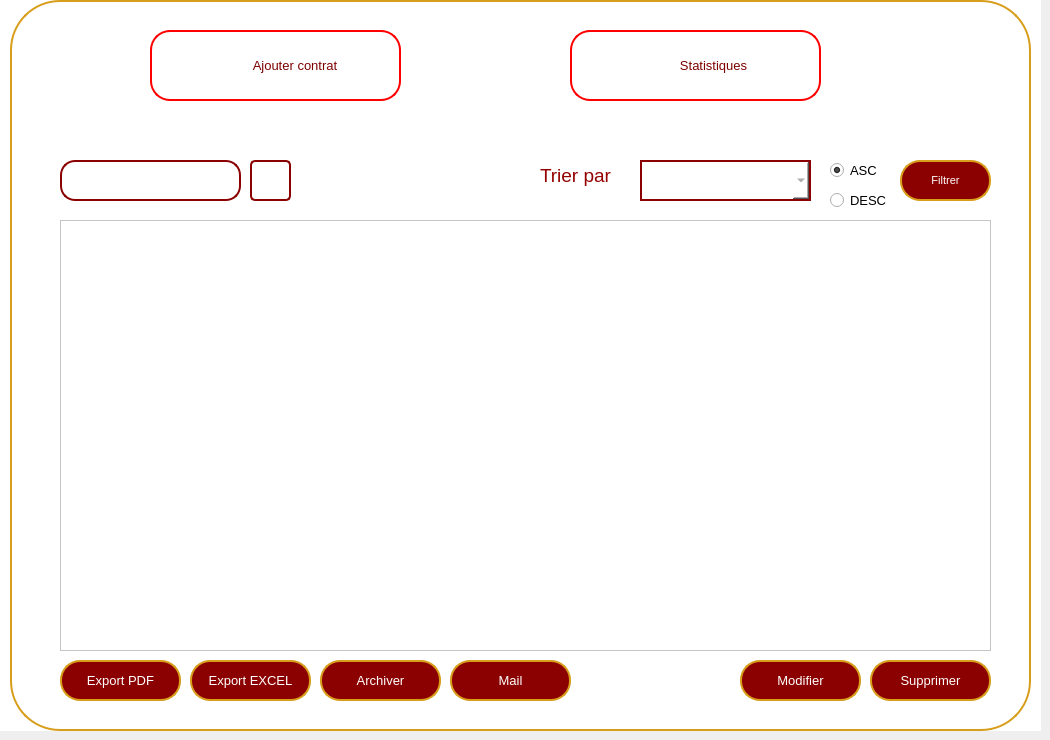
    <widget class="QWidget" name="listecontratspage">
     <widget class="QWidget" name="widget_2" native="true">
      <property name="geometry">
       <rect>
        <x>0</x>
        <y>0</y>
        <width>1041</width>
        <height>731</height>
       </rect>
      </property>
      <property name="font">
       <font>
        <pointsize>10</pointsize>
       </font>
      </property>
      <property name="styleSheet">
       <string notr="true">background-color: rgb(255, 255, 255);</string>
      </property>
      <widget class="QPushButton" name="pushButton_9">
       <property name="geometry">
        <rect>
         <x>10</x>
         <y>0</y>
         <width>1021</width>
         <height>731</height>
        </rect>
       </property>
       <property name="styleSheet">
        <string notr="true">QPushButton {
    background-color: white;
    color: darkred;
    border: 2px solid rgb(215, 157, 27);
    border-radius: 50px;
    padding: 10px; 
}
</string>
       </property>
       <property name="text">
        <string/>
       </property>
      </widget>
      <widget class="QLineEdit" name="lineEdit">
       <property name="geometry">
        <rect>
         <x>60</x>
         <y>160</y>
         <width>181</width>
         <height>41</height>
        </rect>
       </property>
       <property name="styleSheet">
        <string notr="true">QLineEdit {
    border: 2px solid darkred;
    border-radius: 15px; /* Make it larger for a circular shape */
    padding: 5px; /* Adjust as needed */
    color: grey;
}

QLineEdit:focus {
    border: 2px solid darkred;
    border-radius: 15px; /* Make it larger for a circular shape */
    padding: 5px; /* Adjust as needed */
    color: grey;
}</string>
       </property>
       <property name="text">
        <string/>
       </property>
      </widget>
      <widget class="QPushButton" name="pushButton_12">
       <property name="geometry">
        <rect>
         <x>250</x>
         <y>160</y>
         <width>41</width>
         <height>41</height>
        </rect>
       </property>
       <property name="styleSheet">
        <string notr="true">QPushButton {
    background-color: white;
    color: darkred;
    border: 2px solid darkred;
    border-radius: 5px; 
    padding: 10px; 
}</string>
       </property>
       <property name="text">
        <string/>
       </property>
       <property name="icon">
        <iconset resource="src.qrc">
         <normaloff>:/src/search.png</normaloff>:/src/search.png</iconset>
       </property>
       <property name="iconSize">
        <size>
         <width>25</width>
         <height>50</height>
        </size>
       </property>
      </widget>
      <widget class="QLabel" name="label_2">
       <property name="geometry">
        <rect>
         <x>540</x>
         <y>160</y>
         <width>91</width>
         <height>31</height>
        </rect>
       </property>
       <property name="font">
        <font>
         <pointsize>14</pointsize>
        </font>
       </property>
       <property name="styleSheet">
        <string notr="true">color: rgb(148, 0, 0);</string>
       </property>
       <property name="text">
        <string>Trier par</string>
       </property>
      </widget>
      <widget class="QPushButton" name="pushButton_13">
       <property name="geometry">
        <rect>
         <x>900</x>
         <y>160</y>
         <width>91</width>
         <height>41</height>
        </rect>
       </property>
       <property name="font">
        <font>
         <pointsize>8</pointsize>
        </font>
       </property>
       <property name="styleSheet">
        <string notr="true">QPushButton {
    background-color: darkred;
    color: white;
    border: 2px solid rgb(215, 157, 27);
    border-radius: 20px; 
    padding: 10px; 
}

QPushButton:hover {
    background-color: rgb(215, 157, 27); 
}

QLineEdit {
    border: 2px solid darkred;
    border-radius: 15px; 
    padding: 5px; 
    color: white;
}

QLineEdit:focus {
    border: 2px solid darkred;
    border-radius: 15px; 
    padding: 5px; 
    color: white;
}
</string>
       </property>
       <property name="text">
        <string>Filtrer</string>
       </property>
      </widget>
      <widget class="QPushButton" name="pushButton_16">
       <property name="geometry">
        <rect>
         <x>60</x>
         <y>660</y>
         <width>121</width>
         <height>41</height>
        </rect>
       </property>
       <property name="styleSheet">
        <string notr="true">QPushButton {
    background-color: darkred;
    color: white;
    border: 2px solid rgb(215, 157, 27);
    border-radius: 20px; 
    padding: 10px; 
}

QPushButton:hover {
    background-color: rgb(215, 157, 27); 
}

QLineEdit {
    border: 2px solid darkred;
    border-radius: 15px; 
    padding: 5px; 
    color: white;
}

QLineEdit:focus {
    border: 2px solid darkred;
    border-radius: 15px; 
    padding: 5px; 
    color: white;
}
</string>
       </property>
       <property name="text">
        <string>Export PDF</string>
       </property>
      </widget>
      <widget class="QTableView" name="tableView">
       <property name="geometry">
        <rect>
         <x>60</x>
         <y>220</y>
         <width>931</width>
         <height>431</height>
        </rect>
       </property>
      </widget>
      <widget class="QPushButton" name="AjoutCont">
       <property name="geometry">
        <rect>
         <x>150</x>
         <y>30</y>
         <width>251</width>
         <height>71</height>
        </rect>
       </property>
       <property name="font">
        <font>
         <family>MS Shell Dlg 2</family>
         <pointsize>10</pointsize>
         <weight>50</weight>
         <italic>false</italic>
         <bold>false</bold>
        </font>
       </property>
       <property name="styleSheet">
        <string notr="true">QPushButton {
    background-color: white;
    color: rgb(125, 0, 0);
    border: 2px solid rgb(255, 0, 0); 
    border-radius: 20px; 
    padding: 10px; 
    transition: background-color 0.3s, color 0.3s; 
}
QPushButton:hover {
    background-color: rgb(215, 157, 27);
    color: white;
    border: 4px solid rgb(215, 157, 27); 
    outline: none; 
}</string>
       </property>
       <property name="text">
        <string>           Ajouter contrat</string>
       </property>
       <property name="icon">
        <iconset>
         <normaloff>../../780575.png</normaloff>../../780575.png</iconset>
       </property>
       <property name="iconSize">
        <size>
         <width>100</width>
         <height>50</height>
        </size>
       </property>
      </widget>
      <widget class="QPushButton" name="StatsCont">
       <property name="geometry">
        <rect>
         <x>570</x>
         <y>30</y>
         <width>251</width>
         <height>71</height>
        </rect>
       </property>
       <property name="font">
        <font>
         <family>MS Shell Dlg 2</family>
         <pointsize>10</pointsize>
         <weight>50</weight>
         <italic>false</italic>
         <bold>false</bold>
        </font>
       </property>
       <property name="styleSheet">
        <string notr="true">QPushButton {
    background-color: white;
    color: rgb(125, 0, 0);
    border: 2px solid rgb(255, 0, 0); 
    border-radius: 20px; 
    padding: 10px; 
    transition: background-color 0.3s, color 0.3s; 
}
QPushButton:hover {
    background-color: rgb(215, 157, 27);
    color: white;
    border: 4px solid rgb(215, 157, 27); 
    outline: none; 
}</string>
       </property>
       <property name="text">
        <string>          Statistiques</string>
       </property>
       <property name="icon">
        <iconset>
         <normaloff>../../780575.png</normaloff>../../780575.png</iconset>
       </property>
       <property name="iconSize">
        <size>
         <width>100</width>
         <height>50</height>
        </size>
       </property>
      </widget>
      <widget class="QLabel" name="label_3">
       <property name="enabled">
        <bool>true</bool>
       </property>
       <property name="geometry">
        <rect>
         <x>180</x>
         <y>40</y>
         <width>51</width>
         <height>51</height>
        </rect>
       </property>
       <property name="styleSheet">
        <string notr="true">QPushButton {
    background-color: white;
    color: rgb(125, 0, 0);
    border: 2px solid rgb(255, 0, 0); 
    border-radius: 20px; 
    padding: 10px; 
    transition: background-color 0.3s, color 0.3s; 
}
QPushButton:hover {
    background-color: rgb(215, 157, 27);
    border: 4px solid rgb(215, 157, 27); 
    outline: none; 
}</string>
       </property>
       <property name="text">
        <string/>
       </property>
       <property name="pixmap">
        <pixmap resource="src.qrc">:/src/ajoutfinale.png</pixmap>
       </property>
       <property name="scaledContents">
        <bool>true</bool>
       </property>
      </widget>
      <widget class="QLabel" name="label_5">
       <property name="enabled">
        <bool>true</bool>
       </property>
       <property name="geometry">
        <rect>
         <x>600</x>
         <y>40</y>
         <width>61</width>
         <height>51</height>
        </rect>
       </property>
       <property name="text">
        <string/>
       </property>
       <property name="pixmap">
        <pixmap resource="src.qrc">:/src/statsfinale.png</pixmap>
       </property>
       <property name="scaledContents">
        <bool>true</bool>
       </property>
      </widget>
      <widget class="QPushButton" name="pushButton_19">
       <property name="geometry">
        <rect>
         <x>190</x>
         <y>660</y>
         <width>121</width>
         <height>41</height>
        </rect>
       </property>
       <property name="styleSheet">
        <string notr="true">QPushButton {
    background-color: darkred;
    color: white;
    border: 2px solid rgb(215, 157, 27);
    border-radius: 20px; 
    padding: 10px; 
}

QPushButton:hover {
    background-color: rgb(215, 157, 27); 
}

QLineEdit {
    border: 2px solid darkred;
    border-radius: 15px; 
    padding: 5px; 
    color: white;
}

QLineEdit:focus {
    border: 2px solid darkred;
    border-radius: 15px; 
    padding: 5px; 
    color: white;
}
</string>
       </property>
       <property name="text">
        <string>Export EXCEL</string>
       </property>
      </widget>
      <widget class="QPushButton" name="pushButton_20">
       <property name="geometry">
        <rect>
         <x>870</x>
         <y>660</y>
         <width>121</width>
         <height>41</height>
        </rect>
       </property>
       <property name="styleSheet">
        <string notr="true">QPushButton {
    background-color: darkred;
    color: white;
    border: 2px solid rgb(215, 157, 27);
    border-radius: 20px; 
    padding: 10px; 
}

QPushButton:hover {
    background-color: rgb(215, 157, 27); 
}

QLineEdit {
    border: 2px solid darkred;
    border-radius: 15px; 
    padding: 5px; 
    color: white;
}

QLineEdit:focus {
    border: 2px solid darkred;
    border-radius: 15px; 
    padding: 5px; 
    color: white;
}
</string>
       </property>
       <property name="text">
        <string>Supprimer</string>
       </property>
      </widget>
      <widget class="QPushButton" name="pushButton_21">
       <property name="geometry">
        <rect>
         <x>740</x>
         <y>660</y>
         <width>121</width>
         <height>41</height>
        </rect>
       </property>
       <property name="styleSheet">
        <string notr="true">QPushButton {
    background-color: darkred;
    color: white;
    border: 2px solid rgb(215, 157, 27);
    border-radius: 20px; 
    padding: 10px; 
}

QPushButton:hover {
    background-color: rgb(215, 157, 27); 
}

QLineEdit {
    border: 2px solid darkred;
    border-radius: 15px; 
    padding: 5px; 
    color: white;
}

QLineEdit:focus {
    border: 2px solid darkred;
    border-radius: 15px; 
    padding: 5px; 
    color: white;
}
</string>
       </property>
       <property name="text">
        <string>Modifier</string>
       </property>
      </widget>
      <widget class="QComboBox" name="tritext">
       <property name="geometry">
        <rect>
         <x>640</x>
         <y>160</y>
         <width>171</width>
         <height>41</height>
        </rect>
       </property>
       <property name="styleSheet">
        <string notr="true">QComboBox {
    border: 2px solid darkred;
    border-radius: 0px;
    padding: 5px;
    color: grey;
}

QComboBox::drop-down {
     
}

QComboBox:focus {
    border: 2px solid darkred;
    border-radius: 15px;
    padding: 5px;
    color: grey;
}


</string>
       </property>
       <property name="editable">
        <bool>false</bool>
       </property>
       <property name="currentText">
        <string/>
       </property>
       <item>
        <property name="text">
         <string/>
        </property>
       </item>
       <item>
        <property name="text">
         <string>id_contrat</string>
        </property>
       </item>
       <item>
        <property name="text">
         <string>date_debut_contrat</string>
        </property>
       </item>
       <item>
        <property name="text">
         <string>date_fin_contrat</string>
        </property>
       </item>
       <item>
        <property name="text">
         <string>Description</string>
        </property>
       </item>
       <item>
        <property name="text">
         <string>Valeur</string>
        </property>
       </item>
       <item>
        <property name="text">
         <string>id_artiste</string>
        </property>
       </item>
      </widget>
      <widget class="QRadioButton" name="radioButton">
       <property name="geometry">
        <rect>
         <x>830</x>
         <y>160</y>
         <width>61</width>
         <height>20</height>
        </rect>
       </property>
       <property name="text">
        <string>ASC</string>
       </property>
       <property name="checked">
        <bool>true</bool>
       </property>
      </widget>
      <widget class="QRadioButton" name="radioButton_2">
       <property name="geometry">
        <rect>
         <x>830</x>
         <y>190</y>
         <width>61</width>
         <height>20</height>
        </rect>
       </property>
       <property name="text">
        <string>DESC</string>
       </property>
      </widget>
      <widget class="QPushButton" name="pushButton_35">
       <property name="geometry">
        <rect>
         <x>320</x>
         <y>660</y>
         <width>121</width>
         <height>41</height>
        </rect>
       </property>
       <property name="styleSheet">
        <string notr="true">QPushButton {
    background-color: darkred;
    color: white;
    border: 2px solid rgb(215, 157, 27);
    border-radius: 20px; 
    padding: 10px; 
}

QPushButton:hover {
    background-color: rgb(215, 157, 27); 
}

QLineEdit {
    border: 2px solid darkred;
    border-radius: 15px; 
    padding: 5px; 
    color: white;
}

QLineEdit:focus {
    border: 2px solid darkred;
    border-radius: 15px; 
    padding: 5px; 
    color: white;
}
</string>
       </property>
       <property name="text">
        <string>Archiver</string>
       </property>
      </widget>
      <widget class="QPushButton" name="pushButton_36">
       <property name="geometry">
        <rect>
         <x>450</x>
         <y>660</y>
         <width>121</width>
         <height>41</height>
        </rect>
       </property>
       <property name="styleSheet">
        <string notr="true">QPushButton {
    background-color: darkred;
    color: white;
    border: 2px solid rgb(215, 157, 27);
    border-radius: 20px; 
    padding: 10px; 
}

QPushButton:hover {
    background-color: rgb(215, 157, 27); 
}

QLineEdit {
    border: 2px solid darkred;
    border-radius: 15px; 
    padding: 5px; 
    color: white;
}

QLineEdit:focus {
    border: 2px solid darkred;
    border-radius: 15px; 
    padding: 5px; 
    color: white;
}
</string>
       </property>
       <property name="text">
        <string>Mail</string>
       </property>
      </widget>
     </widget>
    </widget>
